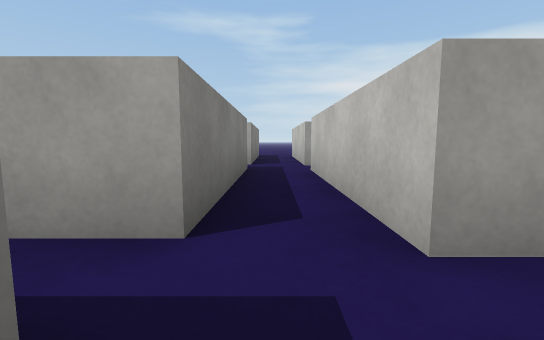
View 1 (above)

24 first-person views from a walk through a 3-D level made in the Unity game engine. The camera is 0.55 m above the floor, tilts 6° down and sees 90° across. The floor is counted in squares, 1 m on a side. Each view is taken from the middle of a square. On the plan, view 1 faces up. The plan holds only what a view shows up to about 9 squares ahead; the rest is blank. The place goes on beyond the plan. Surface patterns are stand-ins for the level's own textures.

View 2
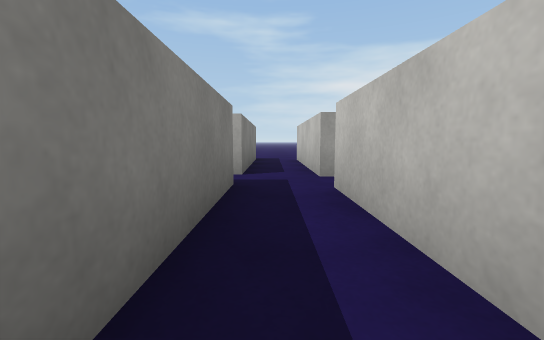

View 3
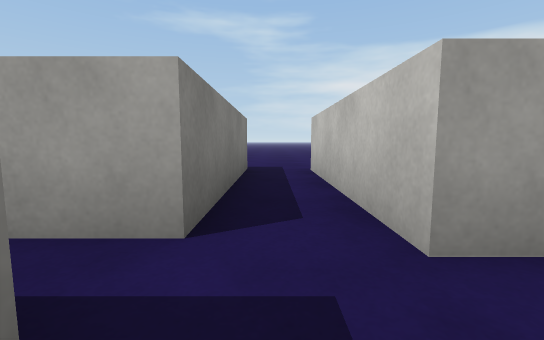

View 4
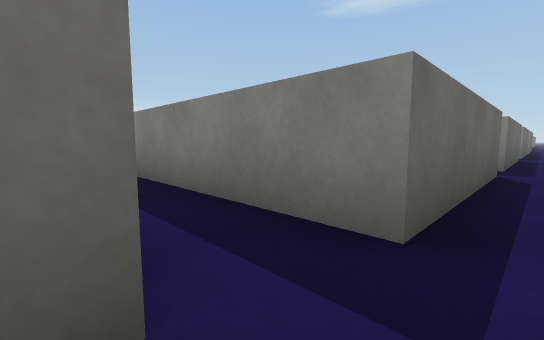

View 5
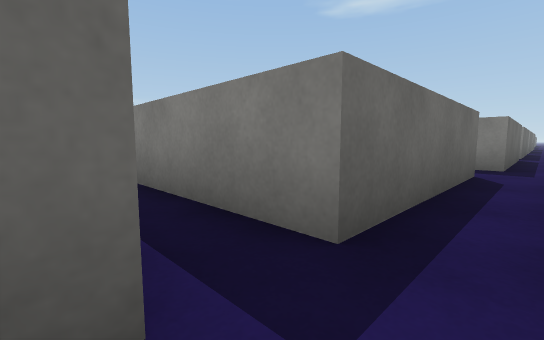

View 6
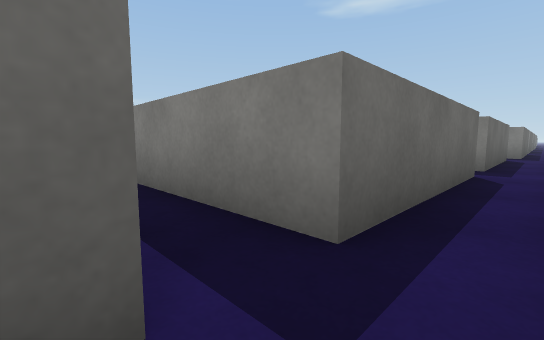

View 7
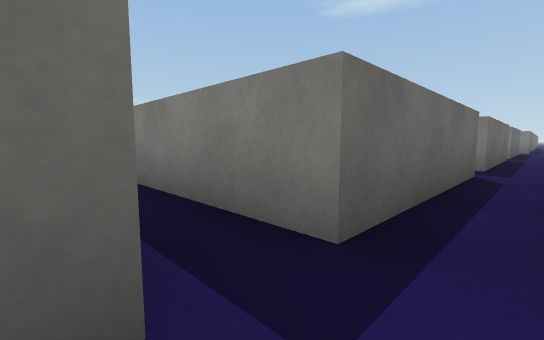

View 8
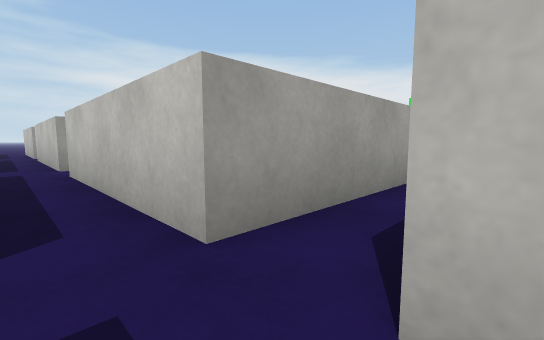

View 9
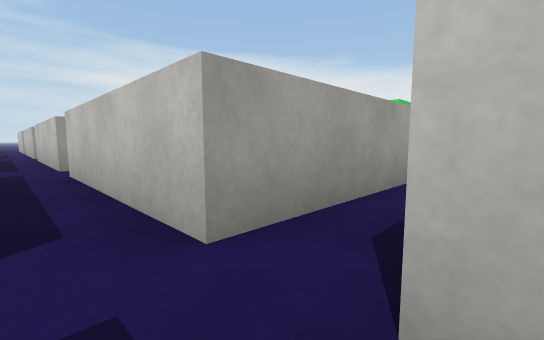

View 10
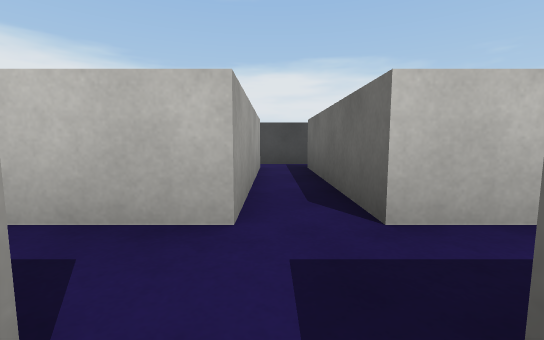

View 11
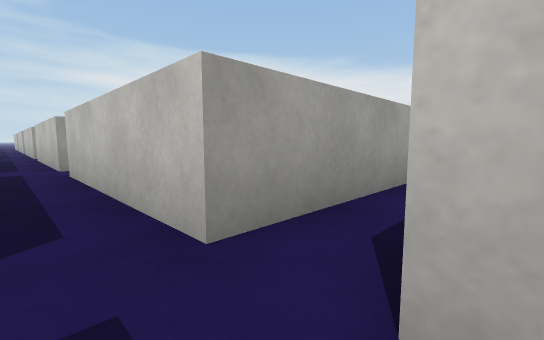

View 12
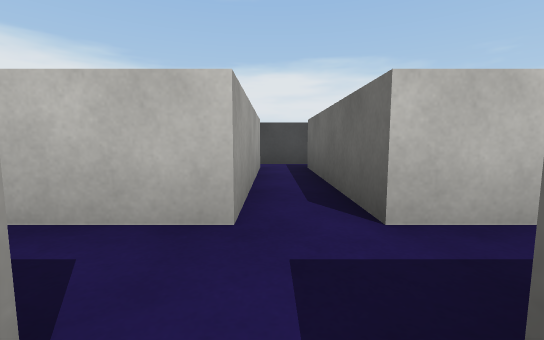

View 13
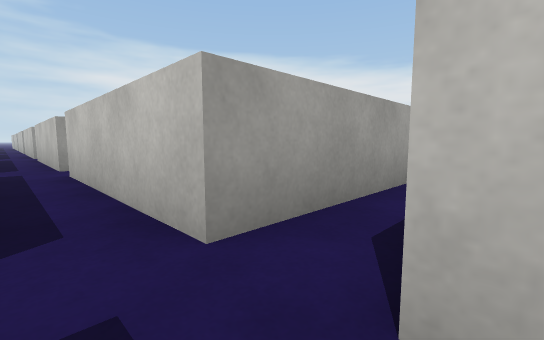

View 14
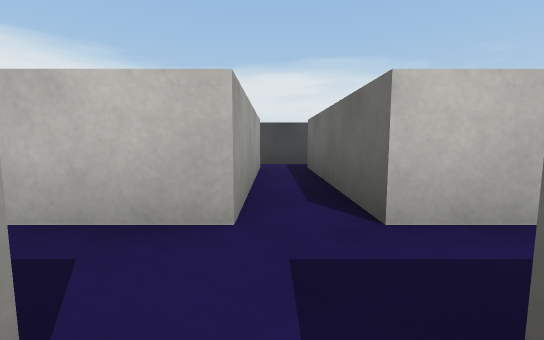

View 15
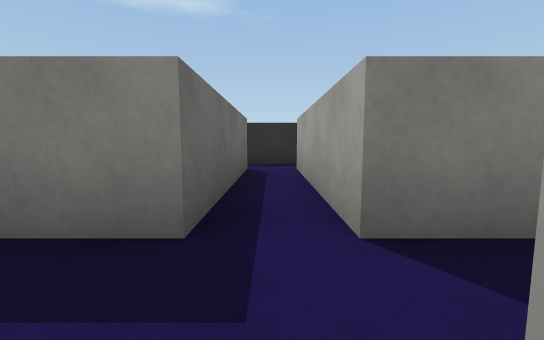

View 16
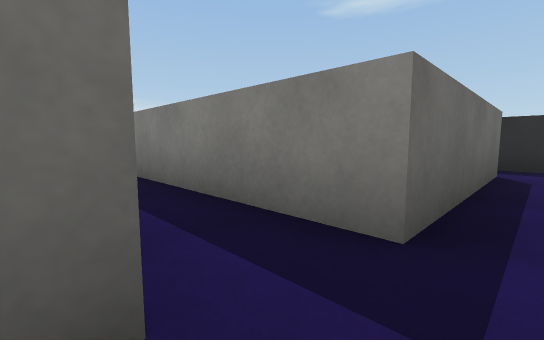

View 17
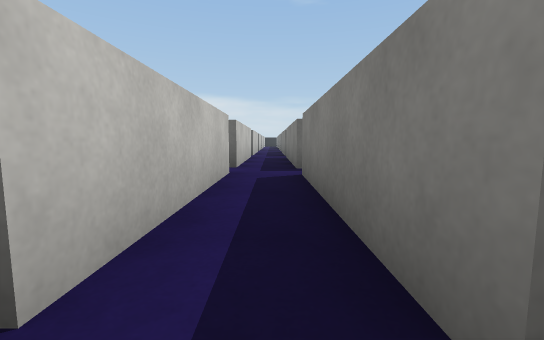

View 18
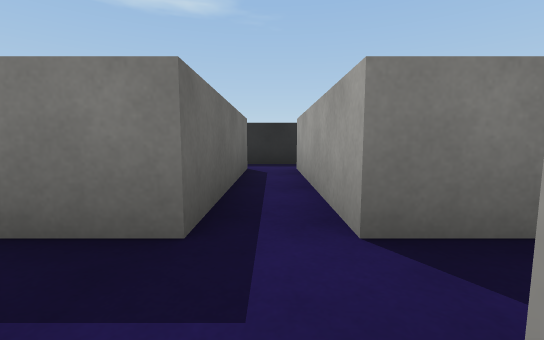

View 19
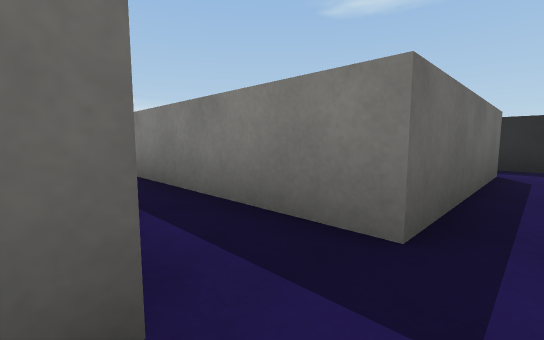

View 20
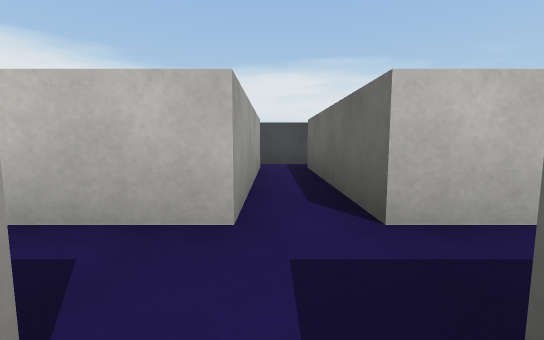

View 21
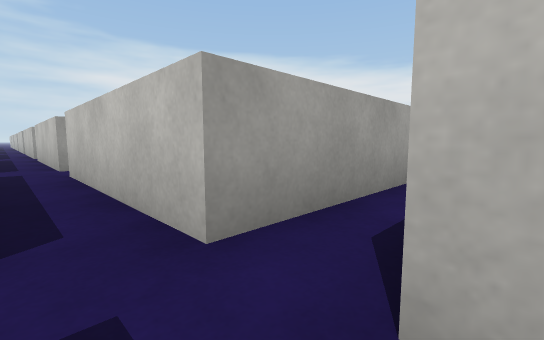

View 22
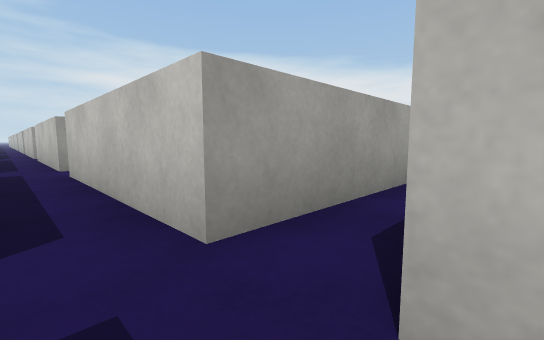

View 23
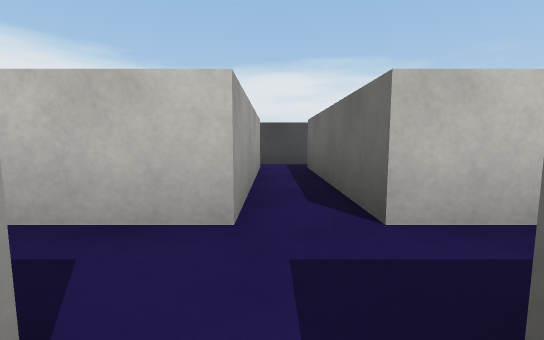

View 24
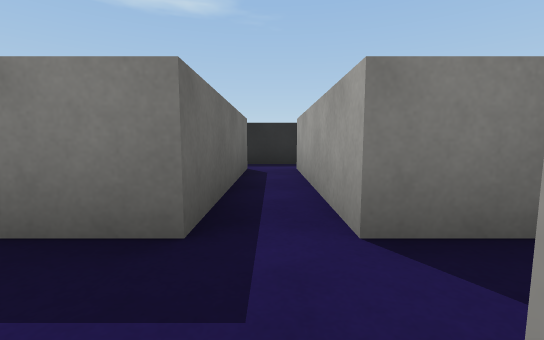

### Floor plan
Key: @ floor where view 1 was taken; # wall or solid block; . floor.
Columns run from 11 left of view 1 to 16 right of it. Each row starts with its distance up from view 1.
  9           #.#
  8           #.#
  7          ##.#
  6 ............................
  5 # ####.####.####.####.####.#
  4           #.#  #.   #.   #.
  3           #.#  #.   #.   #.
  2          ##.#  #    #    #
  1           ...
  0           #@#
 -1            .#
 -2            .#
 -3            .####
 -4            ....
 -5            .#
 -6            .#
 -7            .#
 -8           #.####
 -9           .......#
-10           #.####.#
-11            .#
-12            .#
-13           #.####
-14           .......#
-15           #.####.#
-16           #.#
-17           #.#
-18      # ####.####
-19      #...........#
-20      #.####.####.#
-21           #.#
-22           #.#
-23      # ####.####
-24      #...........#
-25      #.####.####.#
-26           #.#
-27           #.#
-28      # ####.####
-29      #...........#
-30      # ####.####.#

Positions as (right, up) in squares from view 1, and headings:
1: (0, 0), facing up
2: (0, 2), facing up
3: (0, 5), facing up
4: (1, 6), facing down-left
5: (6, 6), facing down-left
6: (11, 6), facing down-left
7: (16, 6), facing down-left
8: (0, -5), facing up-right
9: (0, -10), facing up-right
10: (-1, -9), facing right
11: (0, -15), facing up-right
12: (-1, -14), facing right
13: (0, -20), facing up-right
14: (-1, -19), facing right
15: (1, -19), facing left
16: (1, -19), facing down-left
17: (0, -19), facing down
18: (1, -24), facing left
19: (1, -24), facing down-left
20: (-1, -24), facing right
21: (0, -25), facing up-right
22: (0, -30), facing up-right
23: (-1, -29), facing right
24: (1, -29), facing left
